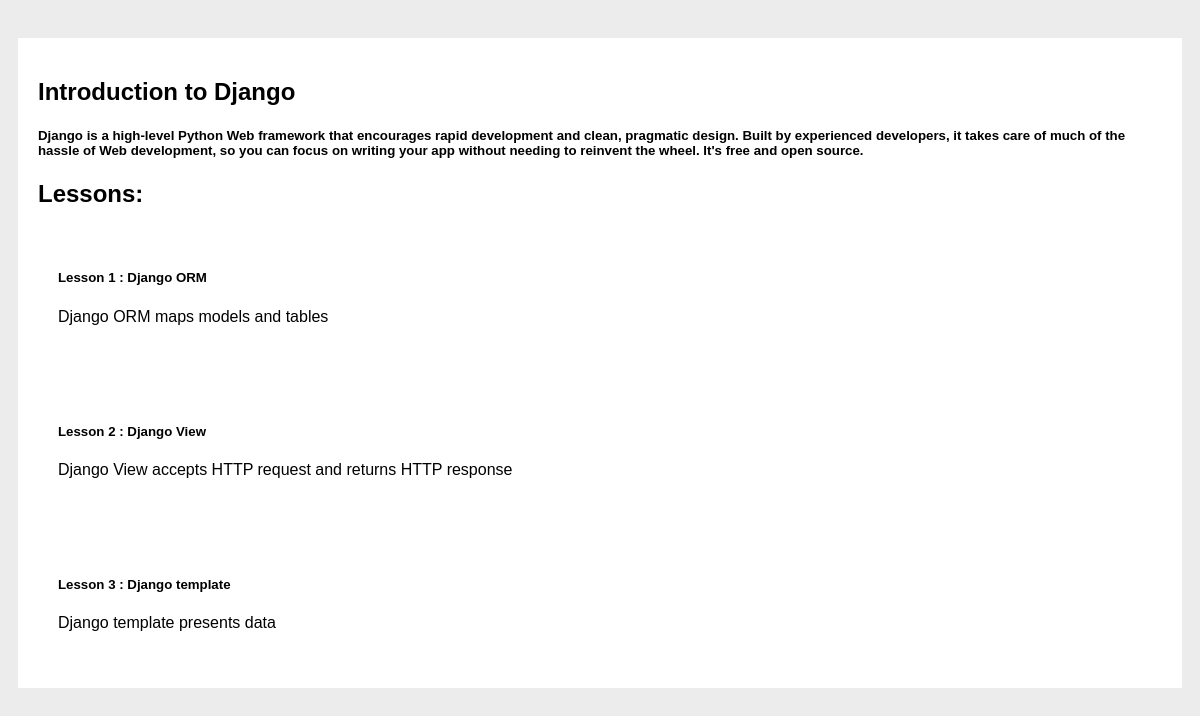
/onlinecourse/course/1/, run on the app's committed database.
### onlinecourse/models.py (models this page shows, shortened)
class Course(models.Model):
    name = models.CharField(null=False, max_length=30, default='online course')
    image = models.ImageField(upload_to='course_images/')
    description = models.CharField(max_length=1000)
    pub_date = models.DateField(null=True)
    instructors = models.ManyToManyField(Instructor)
    users = models.ManyToManyField(settings.AUTH_USER_MODEL, through='Enrollment')
    total_enrollment = models.IntegerField(default=0)
    is_enrolled = False

class Lesson(models.Model):
    title = models.CharField(max_length=200, default="title")
    order = models.IntegerField(default=0)
    course = models.ForeignKey(Course, on_delete=models.CASCADE)
    content = models.TextField()

### onlinecourse/views.py (the view)
# urls.py: path('course/<int:course_id>/', views.course_details, name='course_details'),
def course_details(request, course_id):
    context = {}
    if request.method == 'GET':
        try:
            course = Course.objects.get(pk=course_id)
            context['course'] = course
            return render(request, 'onlinecourse/course_detail.html', context)
        except Course.DoesNotExist:
            raise Http404("No course matches the given id.")

### onlinecourse/templates/onlinecourse/course_detail.html (shortened to what this page needs)
<!DOCTYPE html>
<html lang="en">
<head>
    {% load static %}
    <link rel="stylesheet" type="text/css" href="{% static 'onlinecourse/course.css' %}">
</head>
<body>
 <div class="card">
      <h2>{{ course.name }}</h2>
      <h5>{{ course.description }}</h5>
         <h2>Lessons: </h2>
    {% for lesson in course.lesson_set.all %}
         <div class="card">
              <h5>Lesson {{ lesson.order }} : {{ lesson.title }}</h5>
              <p>{{ lesson.content }}</p>
         </div>
    {% endfor %}
 </div>
</body>
</html>

### onlinecourse/static/onlinecourse/course.css (style rules this page uses)
body { font-family: Arial, Helvetica, sans-serif; }
* { box-sizing: border-box }
body { font-family: Arial; padding: 10px; background: #ececec; }
.card { background-color: white; padding: 20px; margin-top: 20px; }

### data on the page
Course: name "Introduction to Django", description "Django is a high-level Python Web framework that encourages rapid development and clean, pragmatic design. Built by experienced developers, it takes care of much of the hassle of Web development, so you can focus on writing your app without needing to reinvent the wheel. It's free and open source."
Lesson: order "1", title "Django ORM", content "Django ORM maps models and tables"
Lesson: order "2", title "Django View", content "Django View accepts HTTP request and returns HTTP response"
Lesson: order "3", title "Django template", content "Django template presents data"
